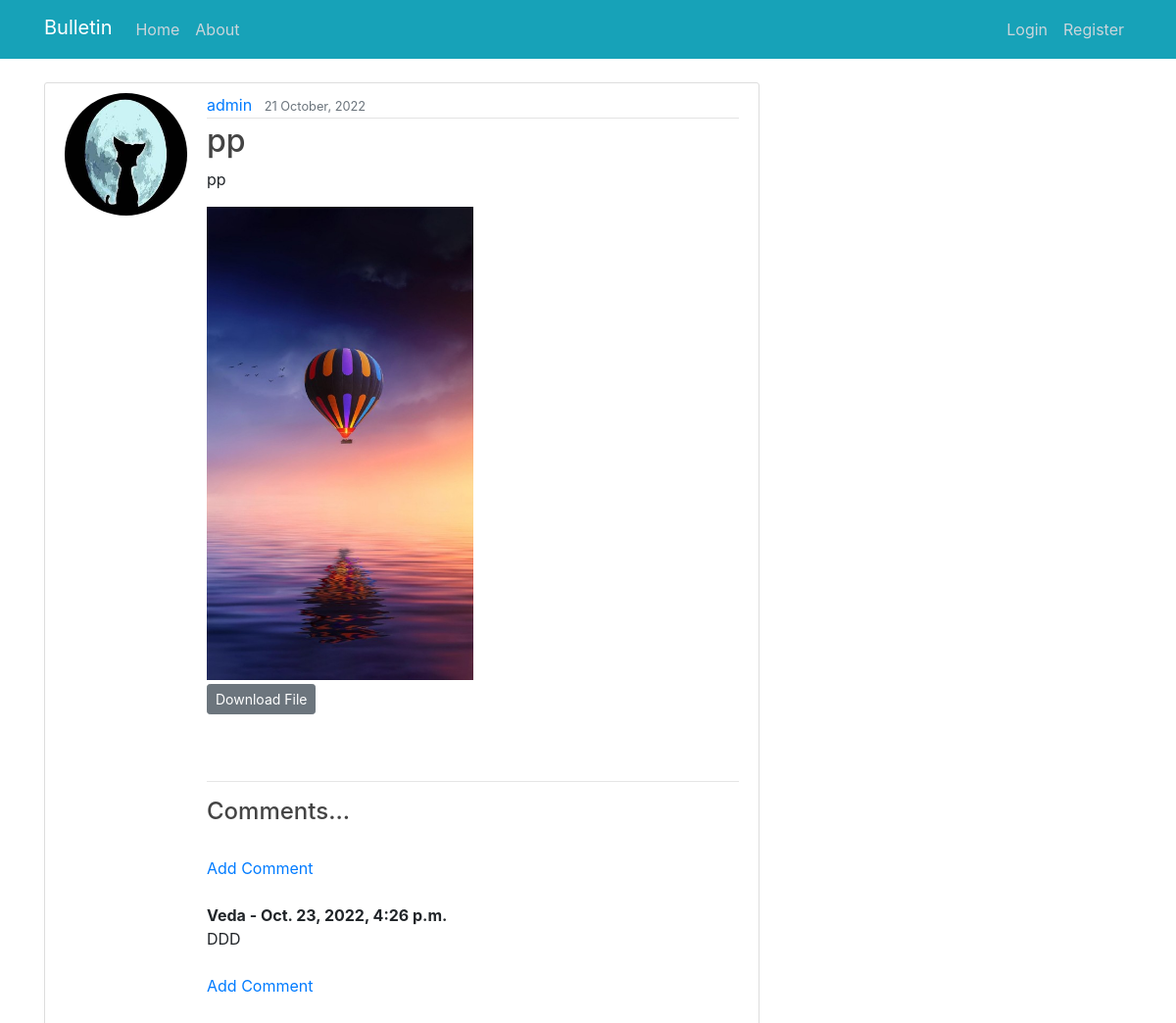
Screenshot of /home/2/ with the database file from the repository.
### myboardapp/models.py (models this page shows, shortened)
class Bulletin(models.Model):
    title = models.CharField(max_length=100, blank=True)
    author = models.ForeignKey(User, on_delete=models.CASCADE)
    content = models.TextField()
    file = models.FileField(upload_to='files/',
                                             blank=True,
                                             )
    bulletin_category = models.ForeignKey(CategoryModel, on_delete=models.CASCADE)
    date_created = models.DateTimeField(default=timezone.now)

class Comment(models.Model):
    bulletin = models.ForeignKey(Bulletin, related_name="comments", on_delete=models.CASCADE)
    username = models.ForeignKey(User, on_delete=models.CASCADE, null=True)
    body = models.TextField()
    date_added = models.DateTimeField(auto_now_add=True)

### users/models.py (models this page shows, shortened)
class Profile(models.Model):
    user = models.OneToOneField(User, on_delete=models.CASCADE)
    image = models.ImageField(default='default.jpg', upload_to='profile_pics')

### myboardapp/views.py (the view)
# urls.py: path('home/<int:pk>/', PostDetailView.as_view(), name='bulletin-detail'),
class PostDetailView(DetailView):
    model = Bulletin

### myboardapp/templates/myboardapp/bulletin_detail.html (shortened to what this page needs)
{% extends "myboardapp/base.html" %}
{% load static %}
{% block content %}
<main role="main" class="container">
    <div class="row">
        <div class="col-md-8">
            <article class="media content-section">
                <img class="rounded-circle account-img" src="{{ object.author.profile.image.url }}">
                    <div class="media-body">
                        <div class="article-metadata">
                          <a class="mr-2" href="{% url 'user-posts' object.author.username %}">{{ object.author }}</a>
                          <small class="text-muted">{{ object.date_created|date:"d F, Y" }}</small>
                        </div>
                    <h2 class="article-title">{{ object.title }}</h2>
                <p class="article-content">{{ object.content }}</p>
                {% if bulletin.file %}
		            <img class="fit-picture" src="{{ bulletin.file.url}}" width=50% height=50% onerror="this.onerror=null; this.remove()" />
		            <div>
                        <a class="btn btn-secondary btn-sm mt-1 mb-1" href="{{ bulletin.file.url}}" download="{{ bulletin.file.url}}">Download File</a>
				    </div>
                {% else %}
                    <p></p>
                {% endif %}
                <div>
                    <br/><br/>
                    <hr>
                    <h4>Comments...</h4>
                    <br/>
                    {% if not bulletin.comments.all %}
                        No Comments Yet...<a href="{% url 'comment_create' bulletin.pk %}">Add One</a>
                    {% else %}
                    <a href="{% url 'comment_create' bulletin.pk %}">Add Comment</a>
                    <br/><br/>
                        {% for comment in bulletin.comments.all %}
                            <strong>
                                {{ comment.username }} -
                                {{ comment.date_added }}
                            </strong>
                            <br/>
                            {{ comment.body }}
                            <br/><br/>
                        {% endfor %}
                        <a href="{% url 'comment_create' bulletin.pk %}">Add Comment</a>
                    {% endif %}
                    <br/><br/>
                </div>
            </article>
        </div>
    </div>
</main>
{% endblock content %}

### myboardapp/static/myboardapp/mail.css (style rules this page uses)
h1, h2, h3, h4, h5, h6 { color: #444444; }
.content-section { background: #ffffff; padding: 10px 20px; border: 1px solid #dddddd; border-radius: 3px; margin-bottom: 20px; }
.article-title { color: #444444; }
.article-content { white-space: pre-line; }
.article-metadata { padding-bottom: 1px; margin-bottom: 4px; border-bottom: 1px solid #e3e3e3 }
.account-img { height: 125px; width: 125px; margin-right: 20px; margin-bottom: 16px; }

### rows the page displays
Bulletin: author.profile.image (placeholder picture), author "admin", date_created "21 October, 2022", title "рр", content "рр", file (picture)
Comment: username "Veda", date_added "Oct. 23, 2022, 4:26 p.m.", body "DDD"
